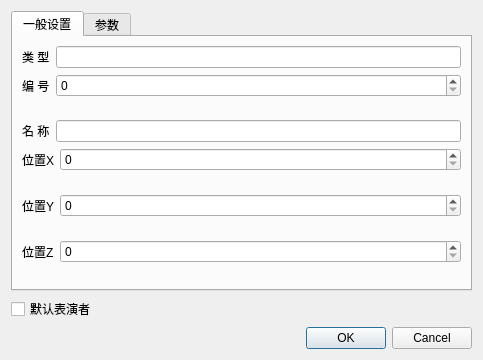
<?xml version="1.0" encoding="UTF-8"?>
<ui version="4.0">
 <class>QDeviceInfoDialog</class>
 <widget class="QDialog" name="QDeviceInfoDialog">
  <property name="geometry">
   <rect>
    <x>0</x>
    <y>0</y>
    <width>483</width>
    <height>360</height>
   </rect>
  </property>
  <property name="minimumSize">
   <size>
    <width>483</width>
    <height>360</height>
   </size>
  </property>
  <property name="windowTitle">
   <string>电气设备设置</string>
  </property>
  <layout class="QHBoxLayout" name="horizontalLayout_4">
   <item>
    <layout class="QVBoxLayout" name="verticalLayout_2">
     <item>
      <widget class="QTabWidget" name="tabWidget">
       <property name="currentIndex">
        <number>0</number>
       </property>
       <widget class="QWidget" name="tab">
        <attribute name="title">
         <string>一般设置</string>
        </attribute>
        <layout class="QHBoxLayout" name="horizontalLayout_3">
         <item>
          <layout class="QVBoxLayout" name="verticalLayout">
           <item>
            <layout class="QHBoxLayout" name="horizontalLayout">
             <item>
              <widget class="QLabel" name="label">
               <property name="text">
                <string>类 型</string>
               </property>
              </widget>
             </item>
             <item>
              <widget class="QLineEdit" name="type"/>
             </item>
            </layout>
           </item>
           <item>
            <layout class="QFormLayout" name="formLayout">
             <item row="0" column="0">
              <widget class="QLabel" name="label_2">
               <property name="text">
                <string>编 号</string>
               </property>
              </widget>
             </item>
             <item row="0" column="1">
              <widget class="QSpinBox" name="ID">
               <property name="maximum">
                <number>9999</number>
               </property>
              </widget>
             </item>
            </layout>
           </item>
           <item>
            <layout class="QHBoxLayout" name="horizontalLayout_2">
             <item>
              <widget class="QLabel" name="label_3">
               <property name="text">
                <string>名 称</string>
               </property>
              </widget>
             </item>
             <item>
              <widget class="QLineEdit" name="name">
               <property name="text">
                <string/>
               </property>
              </widget>
             </item>
            </layout>
           </item>
           <item>
            <layout class="QFormLayout" name="formLayout_2">
             <item row="0" column="0">
              <widget class="QLabel" name="label_4">
               <property name="text">
                <string>位置X</string>
               </property>
              </widget>
             </item>
             <item row="0" column="1">
              <widget class="QSpinBox" name="pos_x">
               <property name="maximum">
                <number>9999</number>
               </property>
              </widget>
             </item>
            </layout>
           </item>
           <item>
            <layout class="QFormLayout" name="formLayout_3">
             <item row="0" column="0">
              <widget class="QLabel" name="label_5">
               <property name="text">
                <string>位置Y</string>
               </property>
              </widget>
             </item>
             <item row="0" column="1">
              <widget class="QSpinBox" name="pos_y">
               <property name="maximum">
                <number>9999</number>
               </property>
              </widget>
             </item>
            </layout>
           </item>
           <item>
            <layout class="QFormLayout" name="formLayout_4">
             <item row="0" column="0">
              <widget class="QLabel" name="label_6">
               <property name="text">
                <string>位置Z</string>
               </property>
              </widget>
             </item>
             <item row="0" column="1">
              <widget class="QSpinBox" name="pos_z">
               <property name="maximum">
                <number>9999</number>
               </property>
              </widget>
             </item>
            </layout>
           </item>
          </layout>
         </item>
        </layout>
       </widget>
       <widget class="QWidget" name="tab_2">
        <attribute name="title">
         <string>参数</string>
        </attribute>
       </widget>
      </widget>
     </item>
     <item>
      <widget class="QCheckBox" name="default_show">
       <property name="text">
        <string>默认表演者</string>
       </property>
      </widget>
     </item>
     <item>
      <widget class="QDialogButtonBox" name="push_button">
       <property name="orientation">
        <enum>Qt::Horizontal</enum>
       </property>
       <property name="standardButtons">
        <set>QDialogButtonBox::Cancel|QDialogButtonBox::Ok</set>
       </property>
      </widget>
     </item>
    </layout>
   </item>
  </layout>
 </widget>
 <resources/>
 <connections>
  <connection>
   <sender>push_button</sender>
   <signal>accepted()</signal>
   <receiver>QDeviceInfoDialog</receiver>
   <slot>accept()</slot>
   <hints>
    <hint type="sourcelabel">
     <x>248</x>
     <y>254</y>
    </hint>
    <hint type="destinationlabel">
     <x>157</x>
     <y>274</y>
    </hint>
   </hints>
  </connection>
  <connection>
   <sender>push_button</sender>
   <signal>rejected()</signal>
   <receiver>QDeviceInfoDialog</receiver>
   <slot>reject()</slot>
   <hints>
    <hint type="sourcelabel">
     <x>316</x>
     <y>260</y>
    </hint>
    <hint type="destinationlabel">
     <x>286</x>
     <y>274</y>
    </hint>
   </hints>
  </connection>
 </connections>
</ui>
